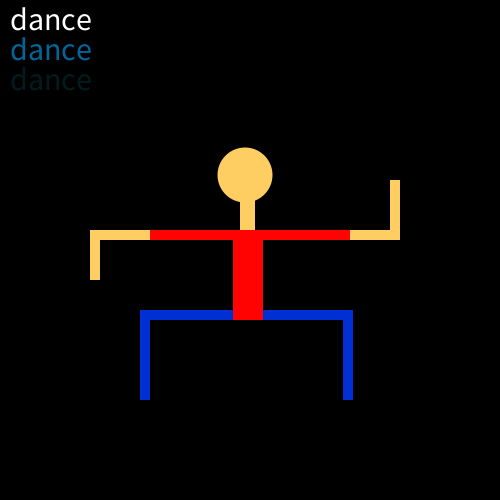
Frame 1 (no input)
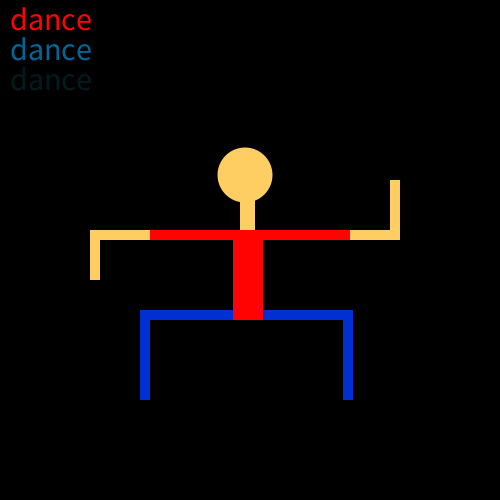
Frame 60 (the mouse pressed at the canvas centre just before this capture)
Frame 120 (the mouse held since frame 60 and released just before this capture): identical to frame 60, image omitted

The Processing sketch that drew these frames (run headless with seeded random() and noise(); from frame 60 on, the mouse is pressed at the canvas centre):

// Processing sketch: processing_147861
// ── processing_147861.pde

//hans petersen
//mash left and right arrow key to make it dance


int strobe = 0;

void setup()
{
 
size(500,500);size (500,500);
}

void draw()
{
 

  background(strobe);
textSize(32);
text("dance", 10, 30); 
fill(0, 102, 153);
text("dance", 10, 60);
fill(0, 142, 153, 51);
text("dance", 10, 90);
  //body
  noStroke();
  //head/neck
 fill(#FFCE62);
 rect(240,185,15,45);
  ellipse(245,175,55,55);
  
 

  //leg1
  fill(#002FD3);
  rect(233,320,-90,-10);
  rect(150,310,-10,90);
  //leg2
  rect(253,310,90,10);
  rect(353,400,-10,-90);

  
  if (keyPressed && strobe == 0) {
    strobe = 255; }
    else {strobe = 0;}
    
  if (key==CODED && keyCode==LEFT)  {  
    //arm1
    fill(#FFCE62);
  rect(100,230,300,10);
  rect(100,230,10,-50);
   //arm2
  rect(400,230,10,50);}
  
else{  //arm1
   fill(#FFCE62);
  rect(100,230,300,10);
  rect(100,230,-10,50);
  
  //arm2
  rect(400,230,-10,-50);
}
   

    //body
 fill(#FF0303);
  rect(233,230,30,90);
  rect(150,230,200,10);
  
}
